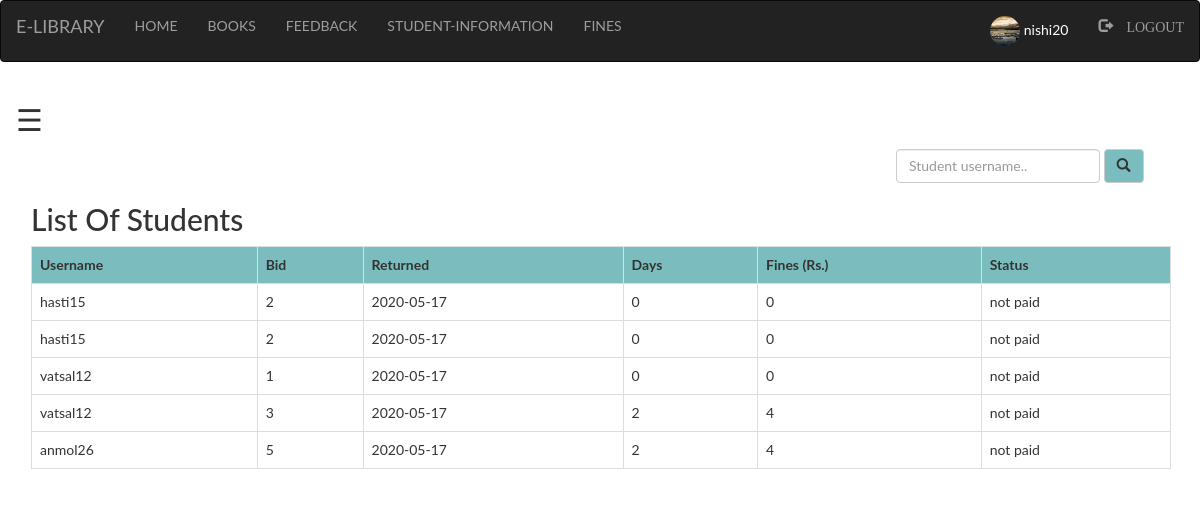
/library/Admin_/fine.php (signed in), run on the app's committed database.
### tables this page shows
CREATE TABLE `fine` (
  `username` varchar(100) NOT NULL,
  `bid` int(100) NOT NULL,
  `returned` varchar(100) NOT NULL,
  `day` int(50) NOT NULL,
  `fine` double NOT NULL,
  `status` varchar(100) NOT NULL
);

### library/Admin_/fine.php (the view, shortened to what this page needs)
<?php
  include "navbar.php";
?>
<!DOCTYPE html>
<html>
<head>
</head>
<body>
<div id="main">
  <span style="font-size:30px;cursor:pointer" onclick="openNav()">&#9776;</span>
<div class="container">
	<div class="srch">
		<form class="navbar-form" method="post" name="form1">
				<input class="form-control" type="text" name="search" placeholder="Student username.." required="">
				<button style="background-color: #6db6b9e6;" type="submit" name="submit" class="btn btn-default">
					<span class="glyphicon glyphicon-search"></span>
				</button>
		</form>
	</div>
	<h2>List Of Students</h2>
	<?php
		if(isset($_POST['submit']))
		{
			$q=mysqli_query($db,"SELECT * FROM `fine` where username like '%$_POST[search]%' ");
			if(mysqli_num_rows($q)==0)
			{
				echo "Sorry! No student found with that username. Try searching again.";
			}
			else
			{
		echo "<table class='table table-bordered table-hover' >";
			echo "<tr style='background-color: #6db6b9e6;'>";
				echo "<th>"; echo " Username ";	echo "</th>";
				echo "<th>"; echo " Bid ";  echo "</th>";
				echo "<th>"; echo " Returned ";  echo "</th>";
				echo "<th>"; echo " Days ";  echo "</th>";
				echo "<th>"; echo " Fine(Rs.) ";  echo "</th>";
				echo "<th>"; echo " Status ";  echo "</th>";
			echo "</tr>";
			while($row=mysqli_fetch_assoc($q))
			{
				echo "<tr>";
				echo "<td>"; echo $row['username']; echo "</td>";
				echo "<td>"; echo $row['bid']; echo "</td>";
				echo "<td>"; echo $row['returned']; echo "</td>";
				echo "<td>"; echo $row['day']; echo "</td>";
				echo "<td>"; echo $row['fine']; echo "</td>";
				echo "<td>"; echo $row['status']; echo "</td>";
				echo "</tr>";
			}
		echo "</table>";
			}
		}
		else
		{
	$res=mysqli_query($db,"SELECT * FROM `fine`;");
		echo "<table class='table table-bordered table-hover' >";
			echo "<tr style='background-color: #6db6b9e6;'>";
				echo "<th>"; echo " Username ";	echo "</th>";
				echo "<th>"; echo " Bid ";  echo "</th>";
				echo "<th>"; echo " Returned ";  echo "</th>";
				echo "<th>"; echo " Days ";  echo "</th>";
				echo "<th>"; echo " Fines (Rs.) ";  echo "</th>";
				echo "<th>"; echo " Status ";  echo "</th>";
			echo "</tr>";
	if($res)
	{
			while($row=mysqli_fetch_assoc($res))
			{
				echo "<tr>";
				echo "<td>"; echo $row['username']; echo "</td>";
				echo "<td>"; echo $row['bid']; echo "</td>";
				echo "<td>"; echo $row['returned']; echo "</td>";
				echo "<td>"; echo $row['day']; echo "</td>";
				echo "<td>"; echo $row['fine']; echo "</td>";
				echo "<td>"; echo $row['status']; echo "</td>";
				echo "</tr>";
			}
		echo "</table>";
	}
		}
	?>
</div>
</body>
</html>

### library/Admin_/style.css (style rules this page uses)
html, body, div, span, object, iframe, h1, h2, h3, h4, h5, h6, p, blockquote, pre, abbr, address, cite, code, del, dfn, em, img, ins, kbd, q, samp, small, strong, sub, sup, var, b, i, dl, dt, dd, ol, ul, li, fieldset, form, label, legend, table, caption, tbody, tfoot, thead, tr, th, td, article, aside, canvas, details, figcaption, figure, footer, header, hgroup, menu, nav, section, summary, time, mark, audio, video { margin:0; padding:0; border:0; outline:0; font-size:100%; vertical-align:baseline; background:transparent; }
body { line-height:1; }
table { border-collapse:collapse; border-spacing:0; }
input, select { vertical-align:middle; }
input { height: 25px; width: 300px; }

### library/Admin_/fine.php (style rules this page uses)
.srch { padding-left: 850px; }
body { font-family: "Lato", sans-serif; transition: background-color .5s; }
#main { transition: margin-left .5s; padding: 16px; }

### data on the page
fine: username "hasti15", bid "2", returned "2020-05-17", day "0", fine "0", status "not paid"
fine: username "hasti15", bid "2", returned "2020-05-17", day "0", fine "0", status "not paid"
fine: username "vatsal12", bid "1", returned "2020-05-17", day "0", fine "0", status "not paid"
fine: username "vatsal12", bid "3", returned "2020-05-17", day "2", fine "4", status "not paid"
fine: username "anmol26", bid "5", returned "2020-05-17", day "2", fine "4", status "not paid"

### other printed values
$_SESSION['login_user'] "nishi20"
